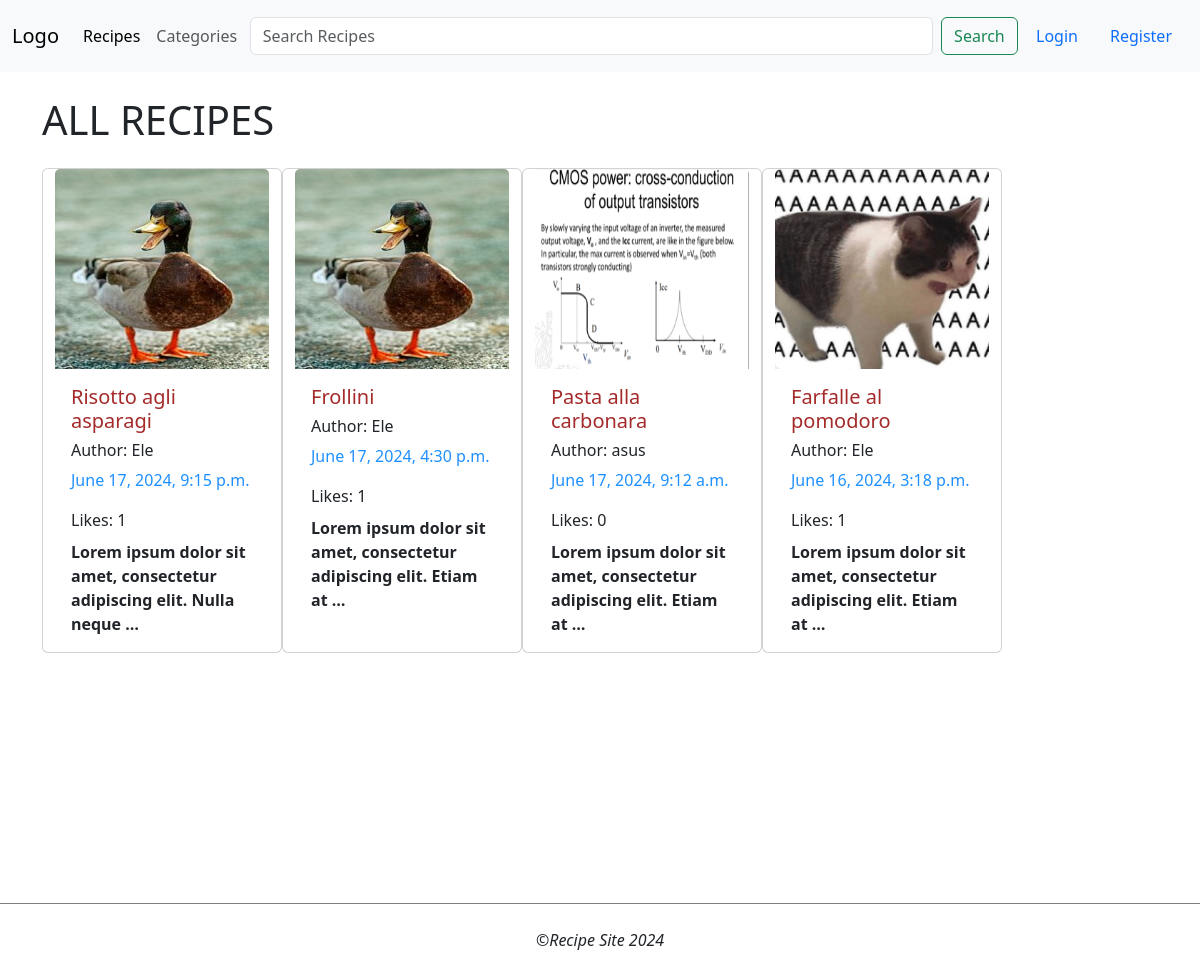
The app's page /recipes/ with its own data.
### recipes/models.py (models this page shows, shortened)
class Recipe(models.Model):
    DIFFICULTY_LEVELS = [
        (1, 'Very Easy'),
        (2, 'Easy'),
        (3, 'Medium'),
        (4, 'Hard'),
        (5, 'Very Hard'),
    ]
    image = models.ImageField(default='default.jpg', upload_to='recipesPics')
    title = models.CharField(max_length=100)
    description = models.TextField()
    content = models.TextField()
    date_posted = models.DateTimeField(default=timezone.now)
    author = models.ForeignKey(User, on_delete=models.CASCADE)
    difficulty = models.IntegerField(choices=DIFFICULTY_LEVELS, default=3)
    portions = models.IntegerField()
    cooking_time = models.IntegerField()
    ingredients = models.ManyToManyField(Ingredient, related_name='recipes')
    slug = models.SlugField(max_length=100, unique=True, blank=True)
    category = ManyToManyField(Category)
    likes = models.ManyToManyField(User, related_name='likes', blank=True)

### recipes/views.py (the view)
# urls.py: path('recipes/', RecipeListView.as_view(), name='recipes'),
class RecipeListView(ListView):
    model = Recipe
    context_object_name = 'recipes'
    template_name = 'recipes/allRecipes.html'
    ordering = ['-date_posted']

### templates/recipes/allRecipes.html
{% extends "recipes/base.html" %}
{% load static %}
{% block content %}
    <h1 class="mb-4 title"> ALL RECIPES</h1>
    <div class=" container listRecipes">
        <div class="row">
            {% for recipe in recipes %}
            <div class="card" style="width: 15rem;">
               <a href={% url 'recipesDetail' slug=recipe.slug %}><img src="{{ recipe.image.url }}" class="card-img-top" alt="{{recipe.title}}Image}" height="200px" width="200px"></a>
                <div class="card-body">
                    <a  href={% url 'recipesDetail' slug=recipe.slug %}><h5 class="card-title">{{ recipe.title }}</h5></a>
                    <h6>Author: {{ recipe.author }} </h6>
                    <p class="dateString"> {{ recipe.date_posted }}</p>
                    <span> Likes: {{ recipe.likes.count }}</span>
                    <p class="mt-2 card-text"><strong>{{ recipe.description|truncatewords:10 }}</strong></p>
                </div>
            </div>
            {% endfor %}
        </div>
    </div>
{% endblock %}

### recipes/static/style.css (style rules this page uses)
a { text-decoration: none; color: black; }
.dateString { color: dodgerblue; }
.card-title { color: brown; }

### records on screen
Recipe: image (placeholder picture), title "Risotto agli asparagi", author "Ele", date_posted "June 17, 2024, 9:15 p.m.", likes.count "1", description "Lorem ipsum dolor sit amet, consectetur adipiscing elit. Nulla neque …"
Recipe: image (placeholder picture), title "Frollini", author "Ele", date_posted "June 17, 2024, 4:30 p.m.", likes.count "1", description "Lorem ipsum dolor sit amet, consectetur adipiscing elit. Etiam at …"
Recipe: image (picture), title "Pasta alla carbonara", author "asus", date_posted "June 17, 2024, 9:12 a.m.", likes.count "0", description "Lorem ipsum dolor sit amet, consectetur adipiscing elit. Etiam at …"
Recipe: image (picture), title "Farfalle al pomodoro", author "Ele", date_posted "June 16, 2024, 3:18 p.m.", likes.count "1", description "Lorem ipsum dolor sit amet, consectetur adipiscing elit. Etiam at …"
